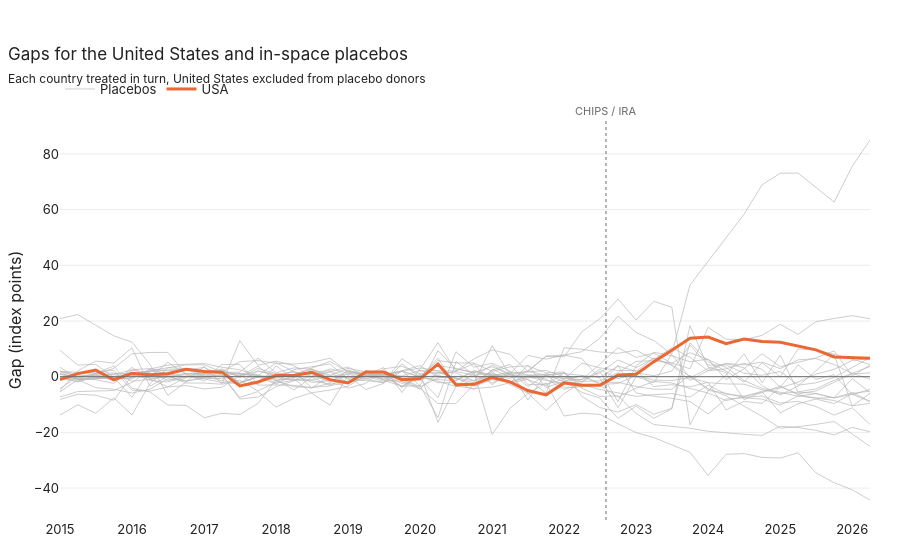

The code cell stored with this chart in its notebook:
### Markdown cell above
## 5. Inference

### Code cell
gaps, ratios = synth.space_placebos(OECD)
plot_gaps(gaps, title='Gaps for the United States and in-space placebos',
          subtitle='Each country treated in turn, United States excluded from placebo donors')
